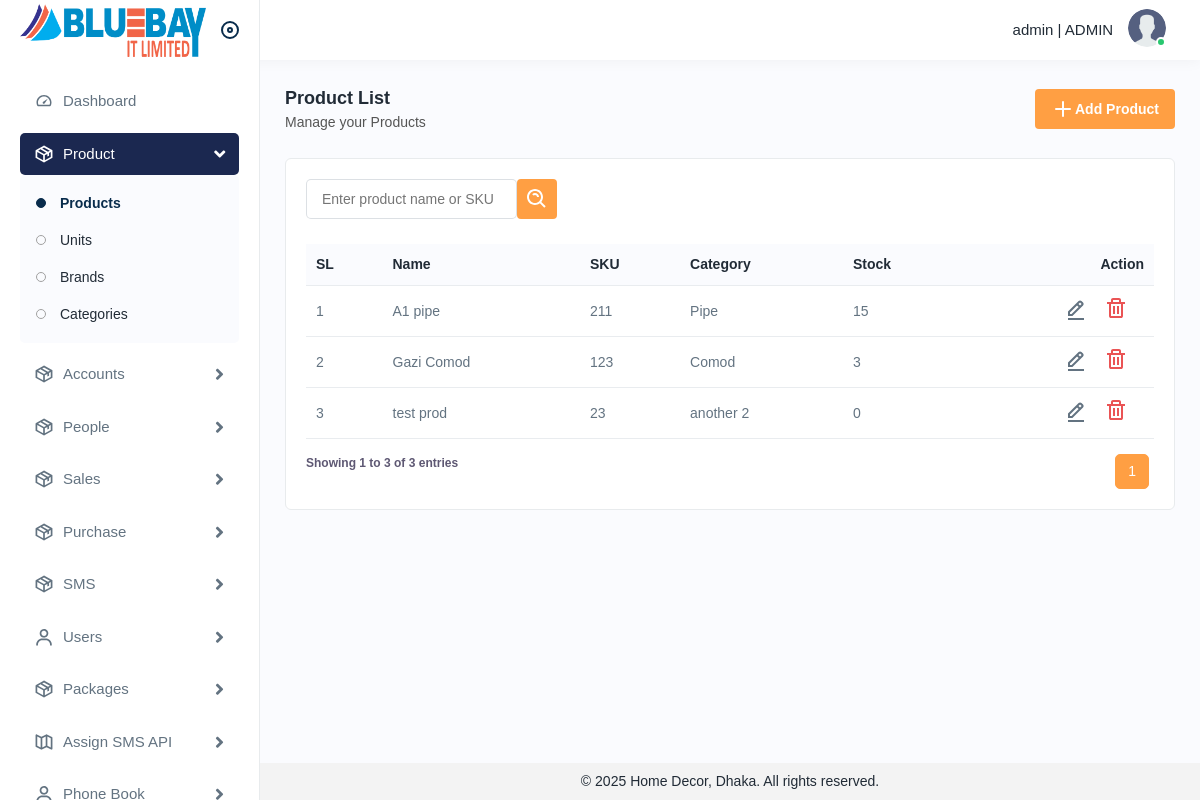
Page /inventory/products/ (signed in) on the committed database.
### authentication/models.py (models this page shows, shortened)
class User(AbstractUser):
    class Gender(models.TextChoices):
        MALE = 'male', _('Male')
        FEMALE = 'female', _('Female')
        OTHERS = 'others', _('Others')
    class Region(models.TextChoices):
        LOCAL = 'local', _('Local')
        INTERNATIONAL = 'international', _('International')
    company_name = models.CharField(max_length=255, null=True, blank=True)
    local_masking_balance = models.DecimalField(default=0, max_digits=20, decimal_places=2, null=True, blank=True)
    local_non_masking_balance = models.DecimalField(default=0, max_digits=20, decimal_places=2, null=True, blank=True)
    local_masking_message_amount = models.IntegerField(default=0)
    local_non_masking_message_amount = models.IntegerField(default=0)
    internation_masking_balance = models.DecimalField(default=0, max_digits=20, decimal_places=2, null=True, blank=True)
    internation_non_masking_balance = models.DecimalField(default=0, max_digits=20, decimal_places=2, null=True, blank=True)
    internation_masking_message_amount = models.IntegerField(default=0)
    internation_non_masking_message_amount = models.IntegerField(default=0)
    package = models.ForeignKey('sms.Package', on_delete=models.SET_NULL, null=True, blank=True)
    region_type = models.CharField(max_length=20, choices=Region.choices, null=True, blank=True)
    primary_phone = PhoneNumberField(verbose_name='phone_number', null=True, blank=True)
    secondary_phone = PhoneNumberField(null=True, blank=True)
    sender_show_number = models.CharField(max_length=500, null=True, blank=True)
    balance_valid_till = models.DateField(null=True, blank=True)
    is_active = models.BooleanField(default=True)
    owner_user = models.ForeignKey('self', on_delete=models.RESTRICT, null=True, blank=True)
    role = models.ForeignKey(Role, on_delete=models.RESTRICT, null=True, blank=True)
    user_group = models.ForeignKey(UserGroup, on_delete=models.RESTRICT, null=True, blank=True)
    father_name = models.CharField(max_length=255, null=True, blank=True)
    mother_name = models.CharField(max_length=255, null=True, blank=True)
    address = models.CharField(max_length=255, null=True, blank=True)
    gender = models.CharField(max_length=6, choices=Gender.choices, default=Gender.MALE)
    date_of_birth = models.DateField(null=True, blank=True)
    profile_picture = models.ImageField(upload_to="users/profile_picture/", null=True, blank=True)
    nid_image = models.ImageField(upload_to="users/nid/", null=True, blank=True)
    nid_no = models.CharField(max_length=32, null=True, blank=True)
    trade_licence_image = models.ImageField(upload_to="users/nid/", null=True, blank=True)
    trade_licence_no = models.CharField(max_length=32, null=True, blank=True)
    created_at = models.DateTimeField(auto_now_add=True)
    updated_at = models.DateTimeField(auto_now=True)
    created_by = models.ForeignKey(settings.AUTH_USER_MODEL, on_delete= models.SET_NULL, related_name="+", null=True, blank=True)
    updated_by = models.ForeignKey(settings.AUTH_USER_MODEL, on_delete= models.SET_NULL, related_name="+", null=True, blank=True)
    class Meta:
        ordering = ('-id', )

class Role(models.Model):
    name = models.CharField(max_length=255)
    created_at = models.DateTimeField(auto_now_add=True)
    updated_at = models.DateTimeField(auto_now=True)
    created_by = models.ForeignKey(settings.AUTH_USER_MODEL, on_delete= models.SET_NULL, related_name="+", null=True, blank=True)
    updated_by = models.ForeignKey(settings.AUTH_USER_MODEL, on_delete= models.SET_NULL, related_name="+", null=True, blank=True)
    class Meta:
        ordering = ('-id', )

### product/models.py (models this page shows, shortened)
class Product(BaseModel):
    name = models.CharField(max_length=255)
    sku = models.CharField(max_length=64)
    category = models.ForeignKey(ProductCategory, on_delete=models.PROTECT, related_name='products', null=True, blank=True)
    brand = models.ForeignKey(Brand, on_delete=models.PROTECT, related_name='products', null=True, blank=True)
    unit = models.ForeignKey(Unit, on_delete=models.PROTECT, related_name='products', null=True, blank=True)
    description = models.TextField(blank=True)
    price = models.DecimalField(max_digits=12, decimal_places=2)
    is_active = models.BooleanField(default=True)
    slug = models.SlugField(max_length=280, blank=True)
    unique_fields = ['name', 'slug']
    class Meta:
        ordering = ['-created_at']
        indexes = [
            models.Index(fields=['sku']),
            models.Index(fields=['name']),
        ]
    @property
    def stock(self):
        return get_current_stock(self.id)

class ProductCategory(BaseModel):
	name = models.CharField(max_length=255)
	description = models.TextField(blank=True, null=True)
	image = models.ImageField(upload_to="category/", blank=True, null=True)
	parent = ForeignKey('self', on_delete=models.CASCADE, null=True, blank=True, related_name='children')
	is_active = models.BooleanField(default=True)
	class Meta:
		ordering = ['-id',]
		verbose_name_plural = 'Categories'

### product/views/product.py (the view)
class ProductListView(LoginRequiredMixin, OwnerFilterMixin, ListView):
    model = Product
    template_name = 'product/list.html'
    context_object_name = 'product_list'
    def get_queryset(self):
        qs = super().get_queryset().select_related('category')
        search = self.request.GET.get('search_input', '').strip()
        category_slug = self.request.GET.get('category', '').strip()
        if search:
            qs = qs.filter(Q(name__icontains=search) | Q(sku__icontains=search))
        if category_slug:
            qs = qs.filter(category__slug=category_slug)
        return qs
    def get_context_data(self, **kwargs):
        context = super().get_context_data(**kwargs)
        context['search'] = self.request.GET.get('search', '')
        queryset = context.get('product_list')
        paginator = Paginator(queryset, 50)
        page_number = self.request.GET.get('page')
        page_obj = paginator.get_page(page_number)
        context['product_list'] = page_obj
        return context
    def render_to_response(self, context, **response_kwargs):
        if self.request.headers.get('x-requested-with') == 'XMLHttpRequest':
            html = render_to_string('product/_table_fragment.html', context=context, request=self.request)
            return JsonResponse({'html': html})
        return super().render_to_response(context, **response_kwargs)

### inventory/utils/stock_quantity.py (called while the page is built)
def get_current_stock(product_id):
    transactions = InventoryTransaction.objects.filter(product_id=product_id)
    additions = transactions.filter(transaction_type__in=[
        InventoryTransaction.TransactionType.PURCHASE,
        InventoryTransaction.TransactionType.SALE_RETURN,
        InventoryTransaction.TransactionType.TRANSFER_IN
    ]).aggregate(total=Sum('quantity'))['total'] or 0
    subtractions = transactions.filter(transaction_type__in=[
        InventoryTransaction.TransactionType.SALE,
        InventoryTransaction.TransactionType.PURCHASE_RETURN,
        InventoryTransaction.TransactionType.TRANSFER_OUT
    ]).aggregate(total=Sum('quantity'))['total'] or 0
    return additions - subtractions

### product/views/product.py (called while the page is built)
    def get_queryset(self):
        qs = super().get_queryset()
        user = self.request.user
        if not getattr(user, 'role', None) or getattr(user.role, 'name', '').upper() != 'ADMIN':
            qs = qs.filter(owner_user=user)
        return qs

### utils/base_model.py (called while the page is built)
    def get_queryset(self):
        return SoftDeletionQuerySet(self.model, using=self._db).filter(
            deleted_at__isnull=True
        )

### product/templates/product/list.html (shortened to what this page needs)
{% extends 'base.html' %}
{% load static %}
{% block base %}
<div class="page-wrapper">
    <div class="content">
        <div class="page-header">
            <div class="page-title">
                <h4>Product List</h4>
                <h6>Manage your Products</h6>
            </div>
            <div class="page-btn">
                <a href="{% url 'product_create' %}" class="btn btn-added">
                    <img src="{% static 'img/icons/plus.svg' %}" alt="img"> Add Product
                </a>
            </div>
        </div>
        <div class="card">
            <div class="card-body">
                <form id="filterForm" method="get" action="{% url 'product_list' %}">
                    <div class="table-top">
                        <div class="search-set">
                            <div class="form-group mb-0">
                                <input type="text" name="search_input" placeholder="Enter product name or SKU" value="{% if filter_search_input %}{{ filter_search_input }}{% endif%}">
                            </div>
                            <div class="col-lg-2 col-sm-6 col-12 pl-3">
                                <div class="form-group mb-0">
                                    <button type="submit" class="btn btn-filters"><img src="{% static 'img/icons/search-whites.svg' %}" alt="img"></button>
                                </div>
                            </div>
                        </div>
                    </div>
                </form>
                {% include 'product/_table_fragment.html' %}
            </div>
        </div>
    </div>
</div>
{% endblock base %}

### templates/particals/navbar.html (shortened to what this page needs)
{% load static %}
    <div class="header">
      <div class="header-left active">
        <a href="{% url 'home' %}" class="logo">
          <img src="{% static 'img/full-logo.png' %}" alt="" />
        </a>
        <a id="toggle_btn" href=""> </a>
      </div>
      <ul class="nav user-menu">
        <li class="nav-item dropdown has-arrow main-drop">
          <a
            href=""
            class="dropdown-toggle nav-link userset"
            data-bs-toggle="dropdown"
          >
          <span style="padding-right: 15px;">
              <span>{{ request.user.username }} </span> |
              <span class="pr-2">{{ request.user.role.name}}</span>
          </span>
            <span class="user-img"
              >
              {% if request.user.profile_picture %}
                <img src="{{request.user.profile_picture.url}}">
              {% else %}
                <img src="{% static 'img/icons/avator.png' %}">
              {% endif %}
              <span class="status online"></span
            ></span>
          </a>
        </li>
      </ul>
  </div>

### product/templates/product/_table_fragment.html (shortened to what this page needs)
{% load static %}
<div id="product-list">
    <div class="table-responsive">
        <table class="table">
            <thead>
                <tr>
                    <th>SL</th>
                    <th>Name</th>
                    <th>SKU</th>
                    <th>Category</th>
                    <th>Stock</th>
                    <th class="text-end">Action</th>
                </tr>
            </thead>
            <tbody>
                {% for product in product_list %}
                    <tr>
                        <td>{{ product_list.start_index|add:forloop.counter0 }}</td>
                        <td>{{ product.name }}</td>
                        <td>{{ product.sku }}</td>
                        <td>{{ product.category.name }}</td>
                        <td>{{ product.stock }}</td>
                        <td class="text-end">
                            <a class="me-3" href="{% url 'product_update' product.id %}">
                                <img src="{% static 'img/icons/edit.svg' %}" alt="img">
                            </a>
                            <a class="me-3 confirm-text delete-btn" href="#" data-url="{% url 'product_delete' product.id %}">
                                <img src="{% static 'img/icons/delete.svg' %}" alt="img">
                            </a>
                        </td>
                    </tr>
                {% empty %}
                    <tr>
                        <td colspan="10" class="text-center">No products found.</td>
                    </tr>
                {% endfor %}
            </tbody>
        </table>
    </div>
    <div class="pagination-container d-flex justify-content-between">
        <div class="pagination table-info">
            {% if product_list %}
                <p>
                    Showing
                    {{ product_list.start_index }}
                    to
                    {{ product_list.end_index }}
                    of
                    {{ product_list.paginator.count }}
                    entries
                </p>
            {% endif %}
        </div>
        <nav aria-label="Page navigation">
            <ul class="pagination">
                {% for num in product_list.paginator.page_range %}
                    {% if product_list.number < 5 %}
                        {% if num <= 5 %}
                            <li class="page-item {% if product_list.number == num %}active{% endif %}">
                                <a class="page-link" href="?page={{ num }}" data-page="{{ num }}">{{ num }}</a>
                            </li>
                        {% endif %}
                    {% else %}
                        {% if num >= product_list.number|add:-1 and num <= product_list.number|add:1 %}
                            <li class="page-item {% if product_list.number == num %}active{% endif %}">
                                <a class="page-link" href="?page={{ num }}" data-page="{{ num }}">{{ num }}</a>
                            </li>
                        {% endif %}
                    {% endif %}
                {% endfor %}
            </ul>
        </nav>
    </div>
</div>

### rows in the picture
User: user.username "admin", user.role.name "ADMIN"
Product: start_index|add "1", name "A1 pipe", sku "211", category.name "Pipe", stock "15"
Product: start_index|add "2", name "Gazi Comod", sku "123", category.name "Comod", stock "3"
Product: start_index|add "3", name "test prod", sku "23", category.name "another 2", stock "0"

### other values in the picture
{{ product_list.start_index }} "1"
{{ product_list.end_index }} "3"
{{ product_list.paginator.count }} "3"
{{ num }} "1"
